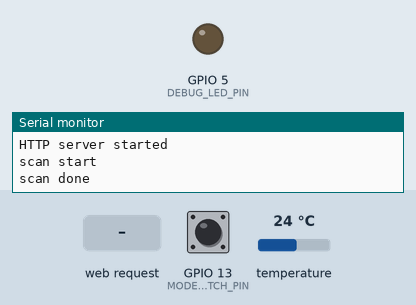
Bench run of a sketch on a simulated ESP8266 (NodeMCU). Parts: output pins drawn as LEDs (lit = HIGH), the last lines printed to the serial monitor. Inputs (shaded band) come from the test bench; at power-on: GPIO 13 (MODE_SWITCH_PIN) LOW, temperature 24 °C. WiFi joins after 1.5 s; servers stay silent unless stated; a WiFi scan finds three made-up networks; EEPROM starts erased; no MQTT or app messages arrive unless stated.

Above: at 8.0 s.
8.1 s: HTTP request GET /?submitted=yes received
At 8.25 s:
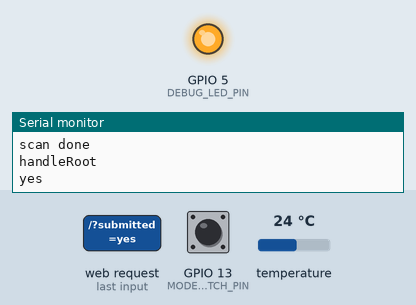
Timing chart, 0 to 17.1 s (numbered marks = the images above; inputs shaded):
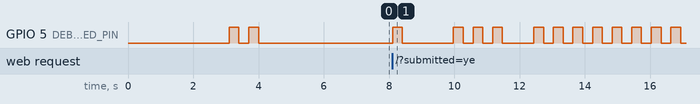

The sketch:

thermometer.ino
```cpp
#include <OneWire.h>
#include <ESP8266WiFi.h>
#include <PubSubClient.h>
//#include <Base64.h>
#include <DallasTemperature.h>

#include <WiFiClient.h>
#include <ESP8266WebServer.h>
#include <EEPROM.h>

//-------------------------------------------
// Program Definitions
//-------------------------------------------

  // Serial Messages
  #define DEBUG
  #ifdef DEBUG
    #define DEBUG_PRINT(x)     Serial.print (x)
    #define DEBUG_PRINTLN(x)   Serial.println (x)
  #else
    #define DEBUG_PRINT(x)
    #define DEBUG_PRINTLN(x)
  #endif

  // Debug Flasher
  #define DEBUG_LED_PIN 5
  #define DEBUG_FLASH_MAIN_LOOP 1
  #define DEBUG_FLASH_ENTER_SETUP 2
  #define DEBUG_FLASH_WIFI_CONNECT 3
  #define DEBUG_FLASH_MQTT_CONNECT 4
  #define DEBUG_FLASH_SETUP 5
  #define DEBUG_FLASH_SLEEP 10

  #define MODE_SWITCH_PIN 13
  #define MODE_WORK 0
  #define MODE_SETUP 1

//-------------------------------------------
// Global Variables
//-------------------------------------------

  String            ssid;
  String            password;

  const char*       filler  = "                            ";
  const char*       mqtt_server  = "stanners.co.nz";

// MQTT Variables
  WiFiClient        espClient;
  PubSubClient      client(espClient);
  int               iMQTTConnectAttempts;

// DS10b20 definitions
  #define           ONE_WIRE_BUS 2  // DS18B20 pin
  OneWire           oneWire(ONE_WIRE_BUS);
  DallasTemperature DS18B20(&oneWire);

// Setup Webserver variable

const char *SetupSsid = "IOT_TERMOMETER_SETUP";

ESP8266WebServer server(80);
String sWIFINetworks;

//EEPROM Vars
  int iVarsSet = 0;


// function declarations
void work_mode();

//-------------------------------------------


//-------------------------------------------
void debug_flash(int noOfFlashes) {
//-------------------------------------------
  int i;

  pinMode(DEBUG_LED_PIN, OUTPUT);

  for (i=1;i<=noOfFlashes;i++){

    digitalWrite(DEBUG_LED_PIN, HIGH);
    delay(300);
    digitalWrite(DEBUG_LED_PIN, LOW);
    delay(300);
  }
  delay(500);
}
//-------------------------------------------

//-------------------------------------------
int checkSetupMode(){
//-------------------------------------------
  //
  // detect if mode switch is requested
  //
  // if MODE_SWITCH_PIN high - continue working mode
  // if MODE_SWITCH_PIN low - go into setup mode after 3 seconds of remaining low
  //
  // returns
  //
  // MODE_WORK 0
  // MODE_SETUP 1
  //

  pinMode(MODE_SWITCH_PIN, INPUT);

  if (digitalRead(MODE_SWITCH_PIN)==HIGH) return MODE_WORK;

  // pin 13 most be low
  //
  // wait 3 seconds and try again
  //

  delay (3000);
  if (digitalRead(MODE_SWITCH_PIN)==HIGH) return MODE_WORK;

  //is MODE_SWITCH_PIN remain low for 3 seconds, go into setup mode

  debug_flash(DEBUG_FLASH_ENTER_SETUP);

  return MODE_SETUP;
}

//-------------------------------------------
// Connect to MQTT Server
//-------------------------------------------
void mqtt_connect() {

  iMQTTConnectAttempts = 1;

  client.setServer(mqtt_server, 1883);

  // Loop until we're reconnected
    while (!client.connected()) {
      //debug_flash(DEBUG_FLASH_MQTT_CONNECT);

      DEBUG_PRINT("Attempting MQTT connection...");

      // Attempt to connect
      if (client.connect("local")) {
        delay(10);
        DEBUG_PRINTLN("connected");

    } else {
      DEBUG_PRINT("failed, rc=");
      DEBUG_PRINT(client.state());
      DEBUG_PRINTLN(" try again in .5 seconds");
      // Wait 1 seconds before retrying
      iMQTTConnectAttempts++;
      delay(100);
    }
  }

  client.publish("CA",String(iMQTTConnectAttempts).c_str() );
}

void readEEPROMVars() {

  int iStringLength;
  int iEEPROMPointer = 0;

  EEPROM.begin(512);


  iVarsSet = EEPROM.read(iEEPROMPointer);  //value 0f 1 indicates we have values
  DEBUG_PRINT("iVarsSet: ");
  DEBUG_PRINTLN(iVarsSet);
  if (iVarsSet != 1) return; //no varables present

  iEEPROMPointer++;
  iStringLength = EEPROM.read(iEEPROMPointer);  //get ssid String length
  DEBUG_PRINT("SSID Length: ");
  DEBUG_PRINTLN(iStringLength);

  iEEPROMPointer++;
  for (int i = 0; i < iStringLength; ++i)
  {
      ssid += char(EEPROM.read(i+iEEPROMPointer));
  }
  iEEPROMPointer+=iStringLength;
  DEBUG_PRINT("SSID : ");
  DEBUG_PRINTLN(ssid);

  iStringLength = EEPROM.read(iEEPROMPointer);  //get password String length
  DEBUG_PRINT("Password Length: ");
  DEBUG_PRINTLN(iStringLength);

  iEEPROMPointer++;
  for (int i = 0; i < iStringLength; ++i)
  {
      password += char(EEPROM.read(i+iEEPROMPointer));
  }
  iEEPROMPointer+=iStringLength;
  DEBUG_PRINT("Password : ");
  DEBUG_PRINTLN(password);

}

//-------------------------------------------
// Connect to WIFI
//-------------------------------------------
void wifi_connect() {

  DEBUG_PRINTLN("Connecting to wifi");


  WiFi.begin( ssid.c_str(), password.c_str());
  while (WiFi.status() != WL_CONNECTED) {
    debug_flash(DEBUG_FLASH_WIFI_CONNECT);
    delay(100);
    DEBUG_PRINT(".");
  }
  DEBUG_PRINTLN("");
  DEBUG_PRINT("Connected to ");
  DEBUG_PRINTLN(ssid);
  DEBUG_PRINT("IP address: ");
  DEBUG_PRINTLN(WiFi.localIP());
}

//-------------------------------------------
// build Web Page for setup mode
//-------------------------------------------
void getWifiList(){

  //start up html page //
  sWIFINetworks = "<!DOCTYPE html> <html> <body> <h1>Choose Wifi Network</h1> <form method='post'><select  name='ssidlist'  >";

  DEBUG_PRINTLN("scan start");

  // WiFi.scanNetworks will return the number of networks found
  int n = WiFi.scanNetworks();
  DEBUG_PRINTLN("scan done");
  if (n == 0)
     sWIFINetworks +=("no networks found");
  else
  {
    sWIFINetworks +=(n);
    sWIFINetworks += (" networks found");
    for (int i = 0; i < n; ++i)
    {
      // Print SSID and RSSI for each network found
      sWIFINetworks += "<option value='" ;
      sWIFINetworks +=(WiFi.SSID(i));
      sWIFINetworks += "'>";
      sWIFINetworks +=(WiFi.SSID(i));
      sWIFINetworks += "</option>";

      sWIFINetworks.replace("Poppy's","Poppy&#x27s");

      delay(10);
    }
  }
  //Finish html page //
  sWIFINetworks += "</select><br>password <input type='text' name='password'> ";
  sWIFINetworks += "<input type='hidden' name='submitted' value='yes'>";
  sWIFINetworks += "<br><input type='submit' value='Submit'></form></body></html>";
}

//-------------------------------------------
//  process return from web page
//-------------------------------------------
void handleRoot() {

  String sSubmitted = "No";
  int iEEPROMPointer = 0;

  DEBUG_PRINTLN("handleRoot");
  server.send(200, "text/html", sWIFINetworks.c_str() );

  String selectedSSID = server.arg("ssidlist");
  DEBUG_PRINTLN(selectedSSID.c_str());
  String selectedPWD = server.arg("password");
  DEBUG_PRINTLN(selectedPWD.c_str());
  sSubmitted = server.arg("submitted");
  DEBUG_PRINTLN(sSubmitted.c_str());

  //
  // write eeprom variables
  //

  EEPROM.begin(512);
  //first byte set to i indicates we have variables
  EEPROM.write(iEEPROMPointer++, 1);


  //size of the string
  EEPROM.write(iEEPROMPointer++, selectedSSID.length());
  for (int i = 0; i < selectedSSID.length(); ++i){
      EEPROM.write(iEEPROMPointer++, selectedSSID[i]);
      DEBUG_PRINT("Wrote: ");
      DEBUG_PRINTLN(selectedSSID[i]);
  }
  EEPROM.commit();

  //size of the string
  EEPROM.write(iEEPROMPointer++, selectedPWD.length());
  for (int i = 0; i < selectedPWD.length(); ++i){
      EEPROM.write(iEEPROMPointer++, selectedPWD[i]);
      DEBUG_PRINT("Wrote: ");
      DEBUG_PRINTLN(selectedPWD[i]);
  }
  EEPROM.commit();


  EEPROM.end();

  //
  // go into work mode
  //
  ssid     = selectedSSID.c_str();
  password = selectedPWD.c_str();

  if (sSubmitted == "yes")
    work_mode();
}

//-------------------------------------------
// POST Temperature
//-------------------------------------------
 void work_mode(){

    float  temp;
    char   cTemp[30];
    String sTemp ;


    debug_flash(DEBUG_FLASH_MAIN_LOOP);

    //
    //get temperature
    //
    do {
      DS18B20.requestTemperatures();
      temp = DS18B20.getTempCByIndex(0);
      DEBUG_PRINT("Temperature: ");
      DEBUG_PRINTLN(temp);
    } while (temp == 85.0 || temp == (-127.0));


    //
    //check wifi connection
    //
    if (WiFi.status() != WL_CONNECTED) {
      wifi_connect();
    }

    //
    // create MQTT Brocker connection
    //
    if (!client.connected()&& WiFi.status() == WL_CONNECTED ) {
      mqtt_connect();
    }

    //
    // Publish Temp to MQTT broket
    //
    sTemp = String(temp,2);
    sTemp.toCharArray(cTemp,10);
    DEBUG_PRINT(".");
    client.publish("test",cTemp );


    //
    // Sleep
    //
    DEBUG_PRINTLN("going to sleep");
    debug_flash(DEBUG_FLASH_SLEEP);
    ESP.deepSleep(60000000, WAKE_RF_DEFAULT); // Sleep for 60 seconds
 }

//-------------------------------------------
// Setup Webserver to get connection parameters and system settings
//-------------------------------------------
void  setup_mode(){
  DEBUG_PRINTLN("Configuring access point...");

  WiFi.softAP(SetupSsid);

  IPAddress myIP = WiFi.softAPIP();
  DEBUG_PRINT("AP IP address: ");
  DEBUG_PRINTLN(myIP);
  server.on("/", handleRoot);

  server.begin();
  Serial.println("HTTP server started");

  getWifiList();
}

//-------------------------------------------
// One Off Setup
//-------------------------------------------
void setup() {
  delay(100);

  #ifdef DEBUG
    Serial.begin(115200);
  #endif

  readEEPROMVars();

  if (checkSetupMode()== MODE_WORK){
    if (iVarsSet == 1)  // Only go into work mode if we have variables present
        work_mode();
  }else{
    DEBUG_PRINTLN("Entering Setup ");
    setup_mode();
  }

}


//-------------------------------------------
// Control Loop
//-------------------------------------------
void loop() {
  //
  // Only Used When in setup mode
  //
  server.handleClient();
}
```

Measured:
- after the input at 8.1 s, GPIO 5 (DEBUG_LED_PIN): LOW → HIGH at once, → LOW 0.30 s later, → HIGH 1.6 s later, → LOW 0.30 s later, … (24 changes in this stretch)
